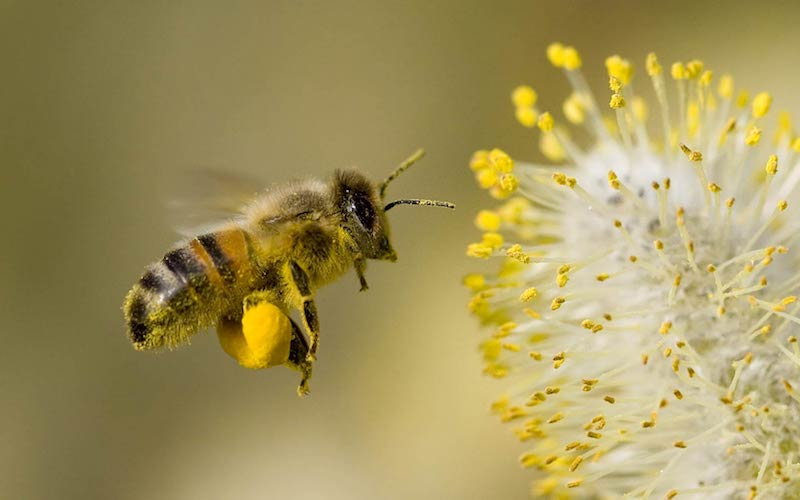
#> input picture 01_Intro_and_Loading_Images/bee.jpg, 800 x 500 px, given in place of the camera
$ python code.py   (older library calls are emulated)
#> lines starting #> are read from the running program, lines starting #| are printed output that depends on the picture; after the words box and inside, x2 and y2 are one past the last pixel; in counts of white or black regions, pixels touching at a corner belong together
import cv2
import numpy as np

cap = cv2.VideoCapture(0)

while True:
    _, frame = cap.read()
#> frame is the input picture: shape (500, 800, 3); mean B, G, R 92.5, 149.3, 163.6

    laplacian = cv2.Laplacian(frame, cv2.CV_64F)
    sobelX = cv2.Sobel(frame, cv2.CV_64F, 1, 0, ksize=5)
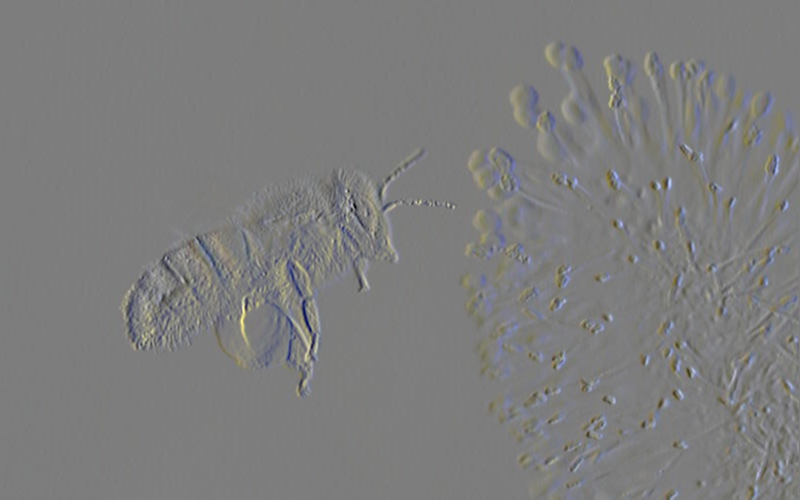
#> sobelX: shape (500, 800, 3) float64; mean B, G, R 10.9, 11.4, 11.6; drawn with min black and max white
    sobelY = cv2.Sobel(frame, cv2.CV_64F, 0, 1, ksize=5)
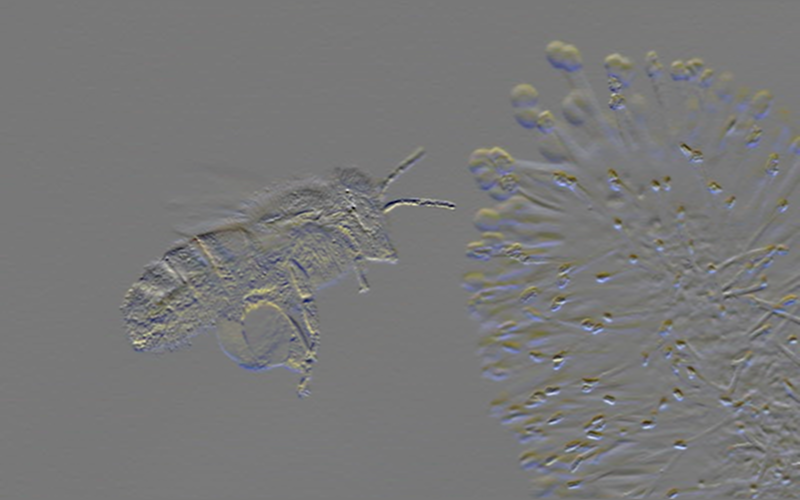
#> sobelY: shape (500, 800, 3) float64; mean B, G, R 13, 12, 12.6; drawn with min black and max white
    sobel = cv2.Sobel(frame, cv2.CV_64F, 1, 1, ksize=5)
    edges = cv2.Canny(frame, 100, 100)
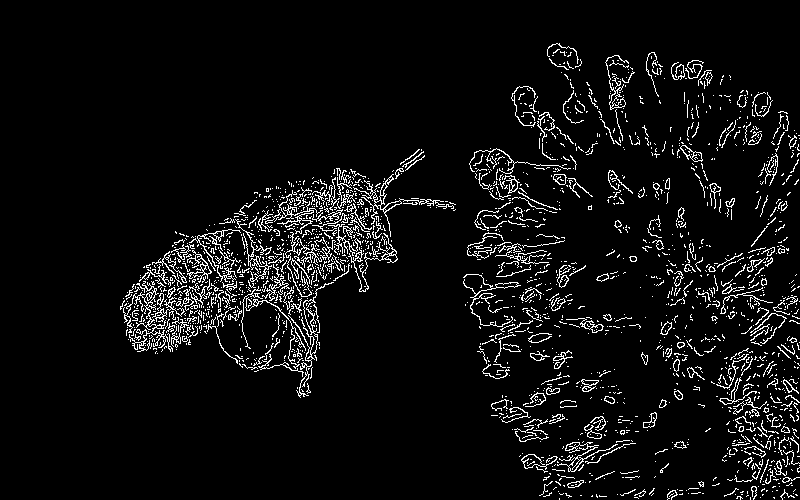
#> edges: shape (500, 800); 5.9% white in thin lines or dots, all inside (x1, y1, x2, y2) = (120, 43, 800, 500)

    cv2.imshow('original', frame)
    cv2.imshow('laplacian', laplacian)
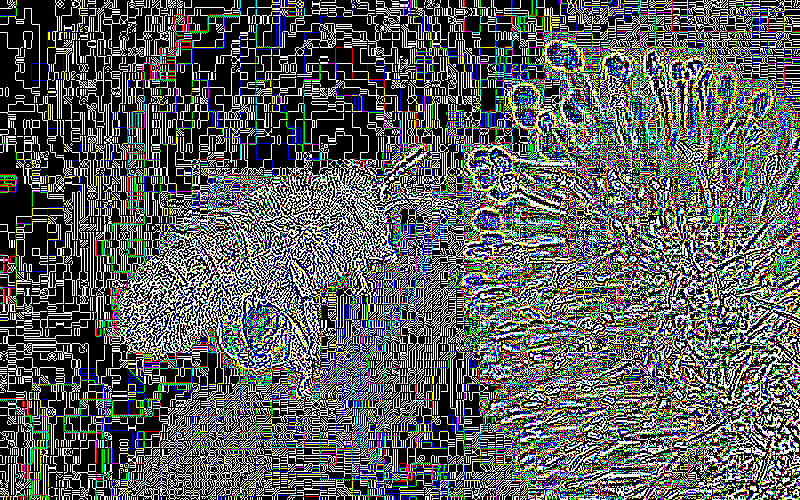
#> window 'laplacian': shape (500, 800, 3); mean B, G, R 95.1, 92.7, 93.1
    cv2.imshow('sobel x', sobelX)
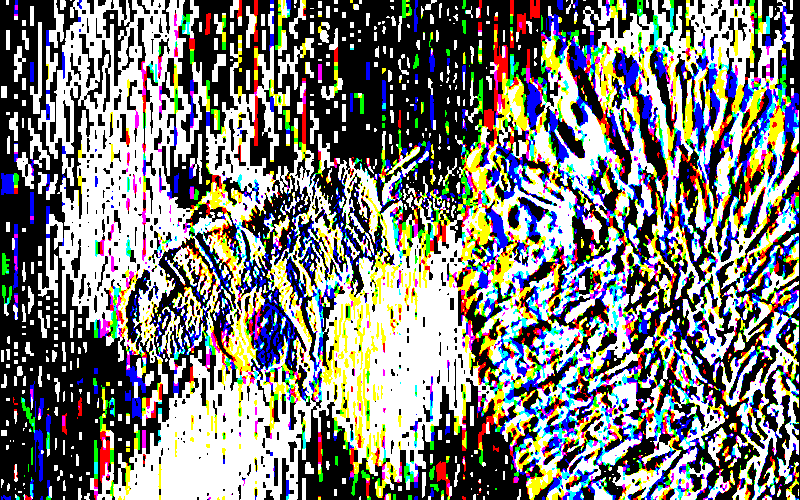
#> window 'sobel x': shape (500, 800, 3); mean B, G, R 121.4, 125.5, 125.8
    cv2.imshow('sobel y', sobelY)
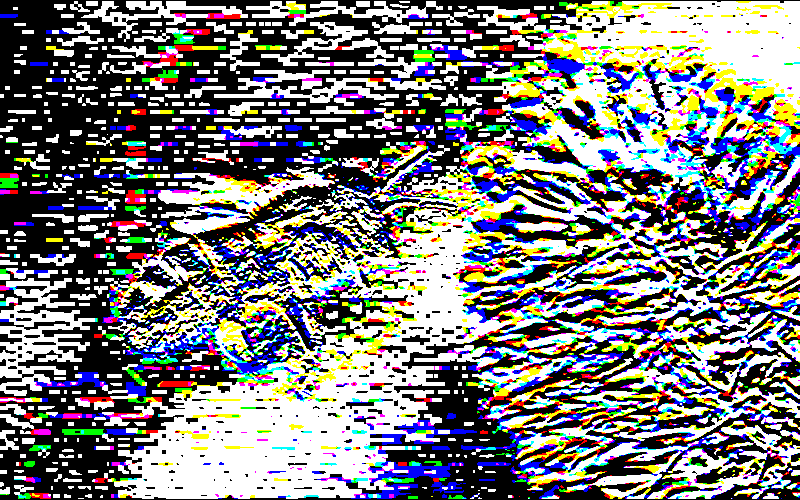
#> window 'sobel y': shape (500, 800, 3); mean B, G, R 123.5, 124, 124.4
    cv2.imshow('sobel', sobel)
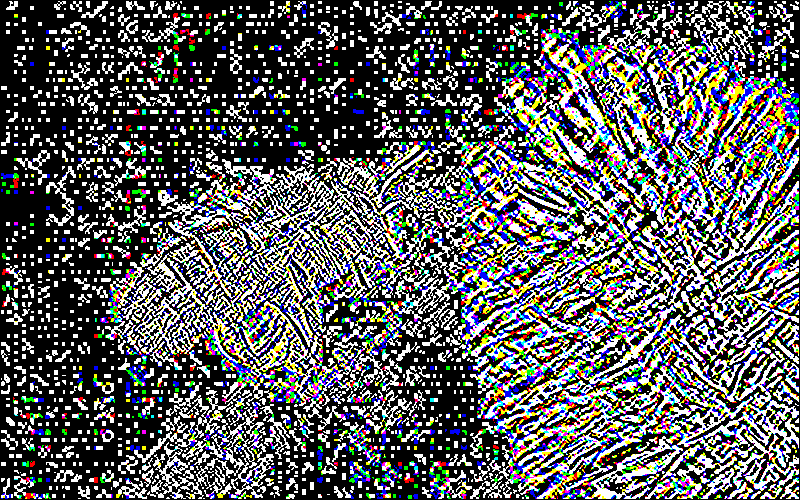
#> window 'sobel': shape (500, 800, 3); mean B, G, R 94.1, 93.4, 92.6
    cv2.imshow('edges', edges)

    if cv2.waitKey(1) & 0xFF == ord('q'):
#> (key q is pressed here)
        break

cv2.destroyAllWindows()
cap.release()
